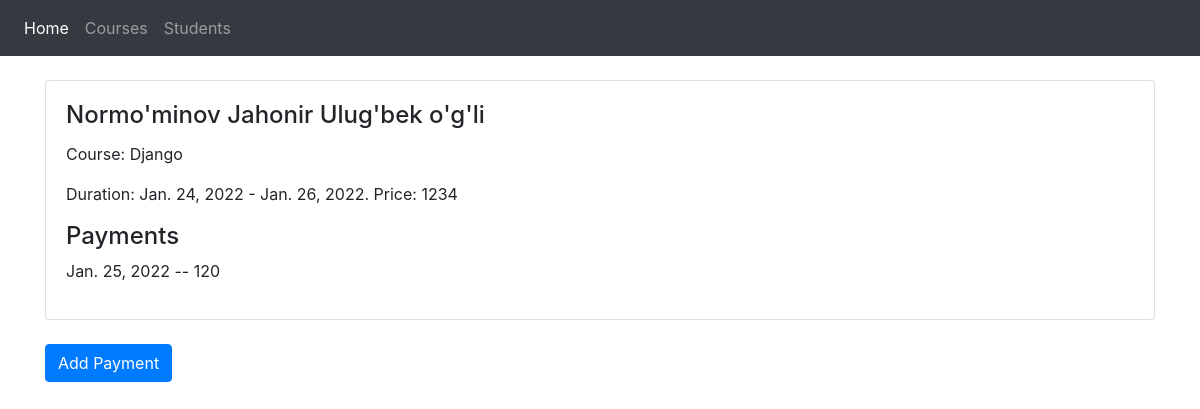
Screenshot of /students/1 with the database file from the repository.
### academybot/models.py (models this page shows, shortened)
class Student(models.Model):
    full_name = models.CharField(max_length=100, null=True)
    course = models.ForeignKey(Courses, on_delete=models.CASCADE)
    total_payment = models.IntegerField(default=0)

class Courses(models.Model):
    course_name = models.CharField(max_length=250, null=True)
    course_price = models.IntegerField()
    begin_date = models.DateField(auto_now_add=False)
    end_date = models.DateField(auto_now_add=False)
    activity = models.BooleanField(default=True)

class Payments(models.Model):
    amount = models.IntegerField()
    student = models.ForeignKey(Student, on_delete=models.CASCADE)
    course = models.ForeignKey(Courses, on_delete=models.CASCADE)
    payment_data = models.DateField(auto_now_add=True)

### academybot/views.py (the view)
# urls.py: path('students/<int:id>', student, name="student_info"),
def student(request, id):
    student = Student.objects.get(id=id)
    payments = Payments.objects.filter(student_id=id)
    print(payments)
    course = student.course
    context = {
        'student': student,
        'payments': payments,
        'course': course,
    }
    return render(request, 's_info.html', context=context)

### academybot/templates/s_info.html
{% extends 'main.html' %}
{% load static %}
{% block content %}
    <div class="card">
        <div class="card-body">
            <h4 class="card-title">{{ student.full_name }}</h4>
            <p class="card-text">Course: {{ course.course_name }}</p>
            <p class="card-text">Duration: {{ course.begin_date }} - {{ course.end_date }}.
                Price: {{ course.course_price }}</p>
            <h4>Payments</h4>
            {% if payments != '' %}
                {% for i in payments %}
                    <p>{{ i.payment_data }} -- {{ i.amount }}</p>
                {% endfor %}
            {% else %}
                <p>Payments not found</p>
            {% endif %}
        </div>
    </div><br>
    <a href="{% url 'academybot:payment_add' %}" class="btn btn-primary">Add Payment</a>
{% endblock content %}

### rows the page displays
Student: full_name "Normo'minov Jahonir Ulug'bek o'g'li"
Courses: course_name "Django", begin_date "Jan. 24, 2022", end_date "Jan. 26, 2022", course_price "1234"
Payments: payment_data "Jan. 25, 2022", amount "120"
